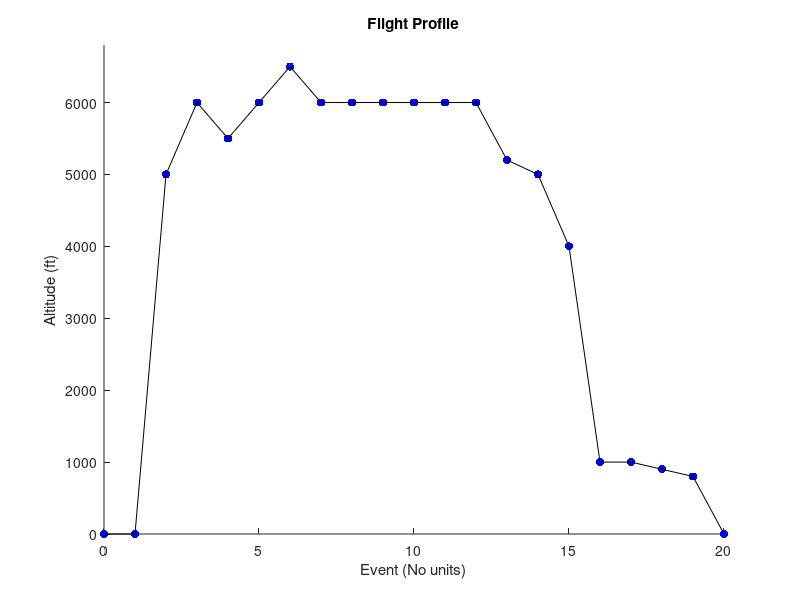

Source code (MATLAB):
clear; clc;
% Script to plot the Flight Profile

% Altitude data
Altitude = [0, 0, 5000, 6000, 5500, 6000, 6500, 6000, 6000, 6000, 6000, ...
    6000, 6000, 5200, 5000, 4000, 1000, 1000, 900, 800, 0];

% Ground Distance data (Not to scale)
GroundDist = 0:1:length(Altitude) - 1;

figure;hold on;
    axis([0, max(GroundDist), 0, (max(Altitude) + 300)]);
    scatter(GroundDist, Altitude, 'b', 'filled');  
    plot(GroundDist, Altitude,'k'); 
    title('Flight Profile');
    xlabel('Event (No units)');
    ylabel('Altitude (ft)');
hold off;